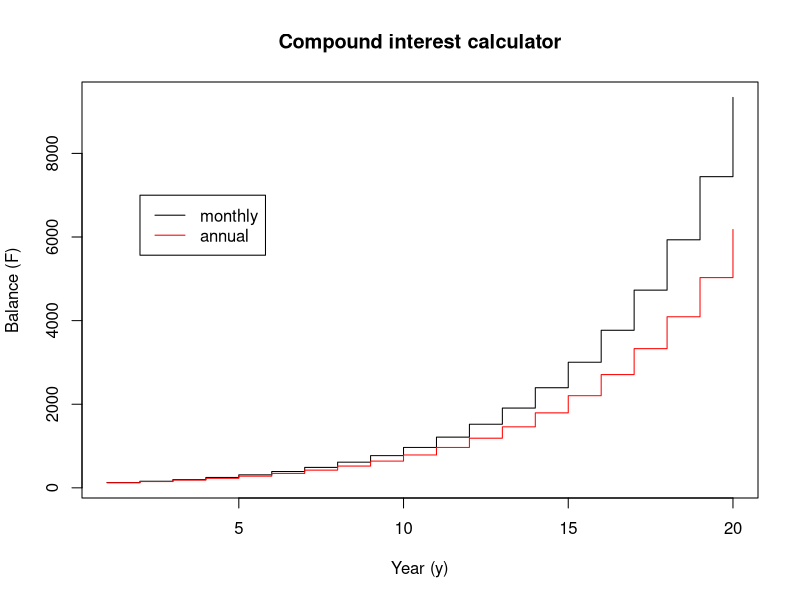

Here is the R script that generated this plot:
######################
##  Exercise 11.2   ##
##  The Book of R   ##
## Theo Bruckbauer  ##
######################

#a)

cumulat <- function(P,i,t = 12,y,plotit = TRUE, ylab = "Balance (F)", xlab = "Year (y)", main = "Compound interest calculator",...){
  cumulat.atyear <- function(P,i,t,y){
    return(P*(1+i/(100*t))^(t*y))
  }
  if(plotit){
    years = 1:y
    balance_per_year <- cumulat.atyear(P,i,t,years)
    plot(1:y,balance_per_year,type = "s",xlab = xlab,ylab = ylab,main = main,...)
  } else {
    years = 1:y
    return(cumulat.atyear(P,i,t,years))
  }
}
#i)
cumulat(5000,4.4,12,10,F)[10]
#ii)
cumulat(100,22.9,12,20,T)
#iii)
balance_annual <- cumulat(100,22.9,1,20,F)
lines(type = "s",x=1:20,y=balance_annual,col = "red")
legend(x=2,y=7000,legend = c("monthly", "annual"),col = c("black", "red"),lty = c(1,1))

#b)

quadr_eqn_solver <- function(k1,k2,k3){
  if(any(c(missing(k1),missing(k2),missing(k3)))){
    print("One of the arguments are missing.")
    return(NaN)
  }
  if(k2^2-4*k1*k3<0){
    print("There are no real solutions.")
    return(NA)
  } else if(k2^2-4*k1*k3==0){
    return(-k2/(2*k1))
  } else {
    return(c((-k2-(k2^2-4*k1*k3)^0.5)/(2*k1),(-k2+(k2^2-4*k1*k3)^0.5)/(2*k1)))
  }
}
#i)
quadr_eqn_solver(2,-1,-5)
quadr_eqn_solver(1,1,1)

#ii)
quadr_eqn_solver(1.3,-8,-3.13)
quadr_eqn_solver(2.25,-3,1)
quadr_eqn_solver(1.4,-2.2,-5.1)
quadr_eqn_solver(-5,10.11,-9.9)

#iii)
quadr_eqn_solver(1.4,-2.2)

